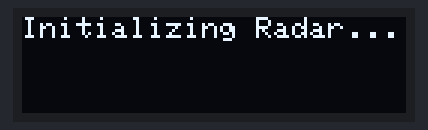
Bench run of a sketch on a simulated Arduino Uno, built with avr-gcc and run on an emulated ATmega328P. Parts: 128×32 one-colour display. The display library's start-up logo is not drawn.

Above: at 2.1 s.
At 6.1 s:
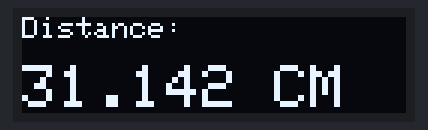

The sketch:

091Oled128X32.ino
```cpp
#include <Wire.h>
#include <Adafruit_GFX.h>
#include <Adafruit_SSD1306.h>

#define SCREEN_WIDTH 128 // OLED display width, in pixels
#define SCREEN_HEIGHT 32 // OLED display height, in pixels

#define OLED_RESET     -1 // Reset pin # (or -1 if sharing Arduino reset pin)
#define SCREEN_ADDRESS 0x3C ///< See datasheet for Address; 0x3D for 128x64, 0x3C for 128x32
Adafruit_SSD1306 display(SCREEN_WIDTH, SCREEN_HEIGHT, &Wire, OLED_RESET);

void setup()
{
  Serial.begin(9600);

  // SSD1306_SWITCHCAPVCC = generate display voltage from 3.3V internally
  if (!display.begin(SSD1306_SWITCHCAPVCC, SCREEN_ADDRESS))
  {
    Serial.println(F("SSD1306 allocation failed"));
    for (;;); // Don't proceed, loop forever
  }
  // Show initial display buffer contents on the screen --
  // the library initializes this with an Adafruit splash screen.
  display.display();
  delay(2000); // Pause for 2 seconds

  // Clear the buffer
  display.clearDisplay();

  // Draw a single pixel in white
  display.drawPixel(10, 10, SSD1306_WHITE);

  // Show the display buffer on the screen. You MUST call display() after
  // drawing commands to make them visible on screen!
  display.display();
  startUpOled();
  delay(2000);
}

void loop()
{
  printOled(31.1416);    // Draw 'stylized' characters
}

void startUpOled()
{
  display.clearDisplay();
  display.setTextColor(SSD1306_WHITE);
  display.setTextSize(1);             // Normal 1:1 pixel scale
  display.setCursor(0, 0);            // Start at top-left corner
  display.println(F("Initializing Radar..."));
  display.display();
  delay(2000);
}
void printOled(float distance)
{
  display.clearDisplay();
  display.setTextColor(SSD1306_WHITE);
  display.setTextSize(1);             // Normal 1:1 pixel scale
  display.setCursor(0, 0);            // Start at top-left corner
  display.println(F("Distance:"));
  display.println(F(""));

  //(SSD1306_BLACK, SSD1306_WHITE); // Draw 'inverse' text
  display.setTextSize(2);             // Draw 2X-scale text
  display.print(distance, 3); //6-digit after decimal point
  display.print(F(" CM"));

  display.display();
  delay(2000);
}
```

Measured:
- what the display in image 0 shows lasts 4.0 s, from 2.1 s to 6.1 s
